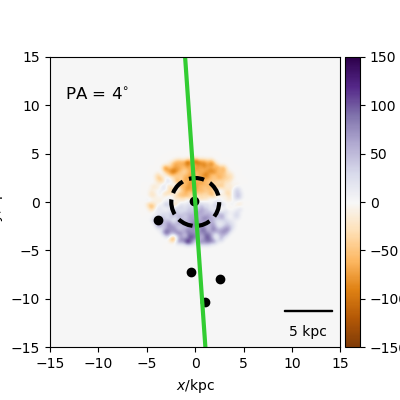

Here is the Python script that generated this plot:
#galaxy 109 Ray's stellar velocity code
import pynbody
import numpy as np
import pynbody.plot.sph as sph
import matplotlib.pyplot as plt
from pynbody_velmaps.scripts.plot_manga_velmaps import *
from pynbody_velmaps.position_angles import *

filename = '/mnt/data0/jillian/gguaman/r109/r109.007779.tipsy'
redshift=0.01
image_width=20

stellar_map, stellar_pa, ax = plot_manga_map(filename, redshift, "star", weights="mass", image_width=image_width, orientation="sideon", cmap='PuOr', vmin=-50, vmax=50)

#plt.show()
plt.savefig("galaxy109_StelVelR.png")
